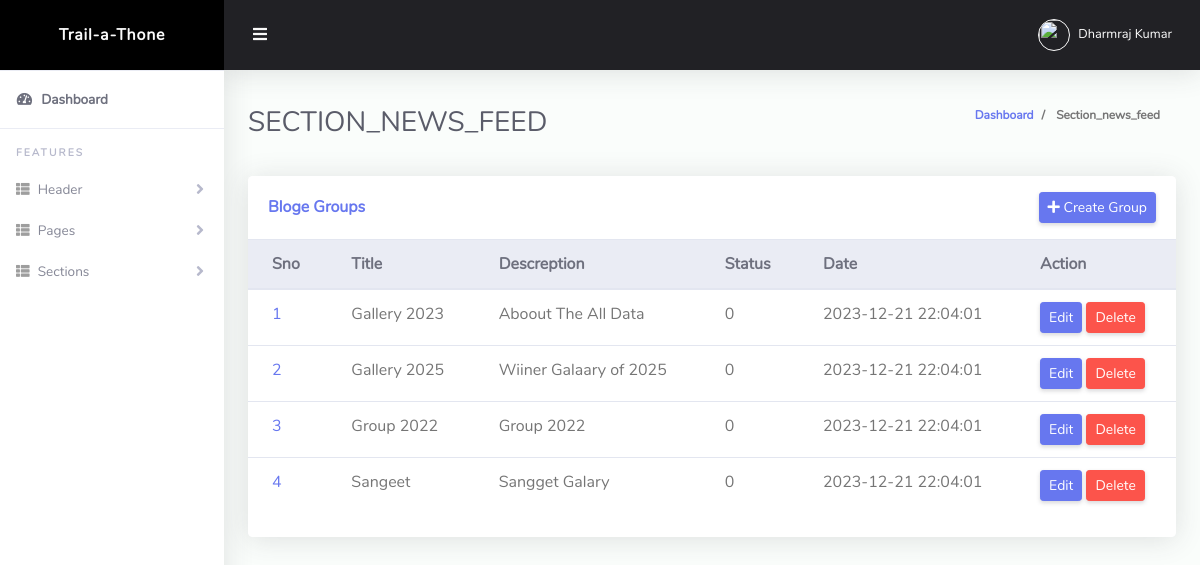
Screenshot of /admin/section_news_feed.php?sectionid=1 (signed in) with the database file from the repository.
### tables this page shows
CREATE TABLE `grt_section_group` (
  `id` int(11) NOT NULL,
  `client_id` int(11) NOT NULL,
  `section_id` int(11) NOT NULL,
  `section_group_title` varchar(200) NOT NULL,
  `section_group_desc` varchar(200) NOT NULL,
  `status` tinyint(4) NOT NULL DEFAULT 0,
  `created_date` timestamp NOT NULL DEFAULT current_timestamp(),
  `updated_date` timestamp NOT NULL DEFAULT current_timestamp() ON UPDATE current_timestamp()
);

### admin/config/class.php (called while the page is built, shortened)
<?php
class Db_functions
{
    private $servername = "localhost";
    private $username = "root";
    private $password = "";
    private $db_name = "grt_cms";
    protected $conn = "";
    public function __construct()
    {
        $this->conn = new mysqli($this->servername, $this->username, $this->password, $this->db_name);
    }
    function exe_query($sql_qry)
    {
        $qry = $this->conn->query($sql_qry);
        return $qry;
    }
    function data_fetch($qry)
    {
        $qry_exe = $this->exe_query($qry);
        if (mysqli_num_rows($qry_exe) > 0) {
            while ($data = mysqli_fetch_assoc($qry_exe)) {
                $array[] = $data;
            }
        } else {
            $array = 0;
        }
        return $array;
    }
}

### admin/section_news_feed.php (the view, shortened to what this page needs)
<?php
include "./header.php";
$review_obj = new Db_functions();
if (isset($_GET['sectionid'])) {
    $sectionid = $_GET['sectionid'];
}
$qry_review = "SELECT * FROM `grt_section_group` WHERE section_id=$sectionid";
$result = $review_obj->data_fetch($qry_review);
?>
<div class="row">
    <div class="col-lg-12 mb-4">
        <div class="card">
            <div class="card-header py-3 d-flex flex-row align-items-center justify-content-between">
                <h6 class="m-0 font-weight-bold text-primary">Bloge Groups</h6>
                <a href="./blog_group?sectionid=<?= $sectionid ?>" class="btn btn-primary btn-sm">
                    <i class=" fa fa-plus"></i> Create Group
                </a>
            </div>
            <div class="table-responsive">
                <table style="Overflow-x:scroll;" class="table align-items-center table-flush">
                    <thead class="thead-light">
                        <tr>
                            <th>Sno</th>
                            <th>Title</th>
                            <th>Descreption</th>
                            <th>Status</th>
                            <th> Date</th>
                            <th>Action</th>
                        </tr>
                    </thead>
                    <tbody>
                        <?php
                        if ($result != 0) {
                            $sno = 0;
                            foreach ($result as $key => $value) {
                                $sno++;
                                ?>
                                <tr>
                                    <td><a href="#">
                                            <?= $sno ?>
                                        </a></td>
                                    <td>
                                        <?= urldecode($value['section_group_title']) ?>
                                    </td>
                                    <td>
                                        <?= urldecode($value['section_group_desc']) ?>
                                    </td>
                                    <td>0</td>
                                    <td>2023-12-21 22:04:01</td>
                                    <td><a href="./blog_edit?groupid=<?= $value['id'] ?>&sectionid=<?= $value['section_id'] ?>"
                                            class="btn btn-sm   btn-primary">Edit</a>
                                        <button class="btn btn-sm btn-danger" data-toggle="modal"
                                            data-target="#event_section_del">Delete</button>
                                    </td>
                                </tr>
                            <?php }
                        } else {
                            echo "No Record Found !";
                        }
                        ?>
                    </tbody>
                </table>
            </div>
            <div class="card-footer"></div>
        </div>
    </div>
</div>
<?php
include "./footer.php";
?>

### admin/css/admin.css (style rules this page uses)
html { position: relative; min-height: 100%; font-family: Nunito; }
body { height: 100%; }
.table-flush td, .table-flush th { border-right: 0; border-left: 0; }
.table-flush tbody tr:first-child td, .table-flush tbody tr:first-child th { border-top: 0; }
.table-flush tbody tr:last-child td, .table-flush tbody tr:last-child th { border-bottom: 0; }
.card .table { margin-bottom: 0; }
.card .table td, .card .table th { padding-right: 1.5rem; padding-left: 1.5rem; }
.card { -webkit-box-shadow: 0 0.15rem 1.75rem 0 rgba(58, 59, 69, 0.15) !important; box-shadow: 0 0.15rem 1.75rem 0 rgba(58, 59, 69, 0.15) !important; }

### rows the page displays
grt_section_group: section_group_title "Gallery 2023", section_group_desc "Aboout The All Data"
grt_section_group: section_group_title "Gallery 2025", section_group_desc "Wiiner Galaary of 2025"
grt_section_group: section_group_title "Group 2022", section_group_desc "Group 2022"
grt_section_group: section_group_title "Sangeet", section_group_desc "Sangget Galary"

### other values shown
$_SESSION['user_name'] "Dharmraj Kumar"
$currunt_page "SECTION_NEWS_FEED"
$currunt_page "Section_news_feed"
